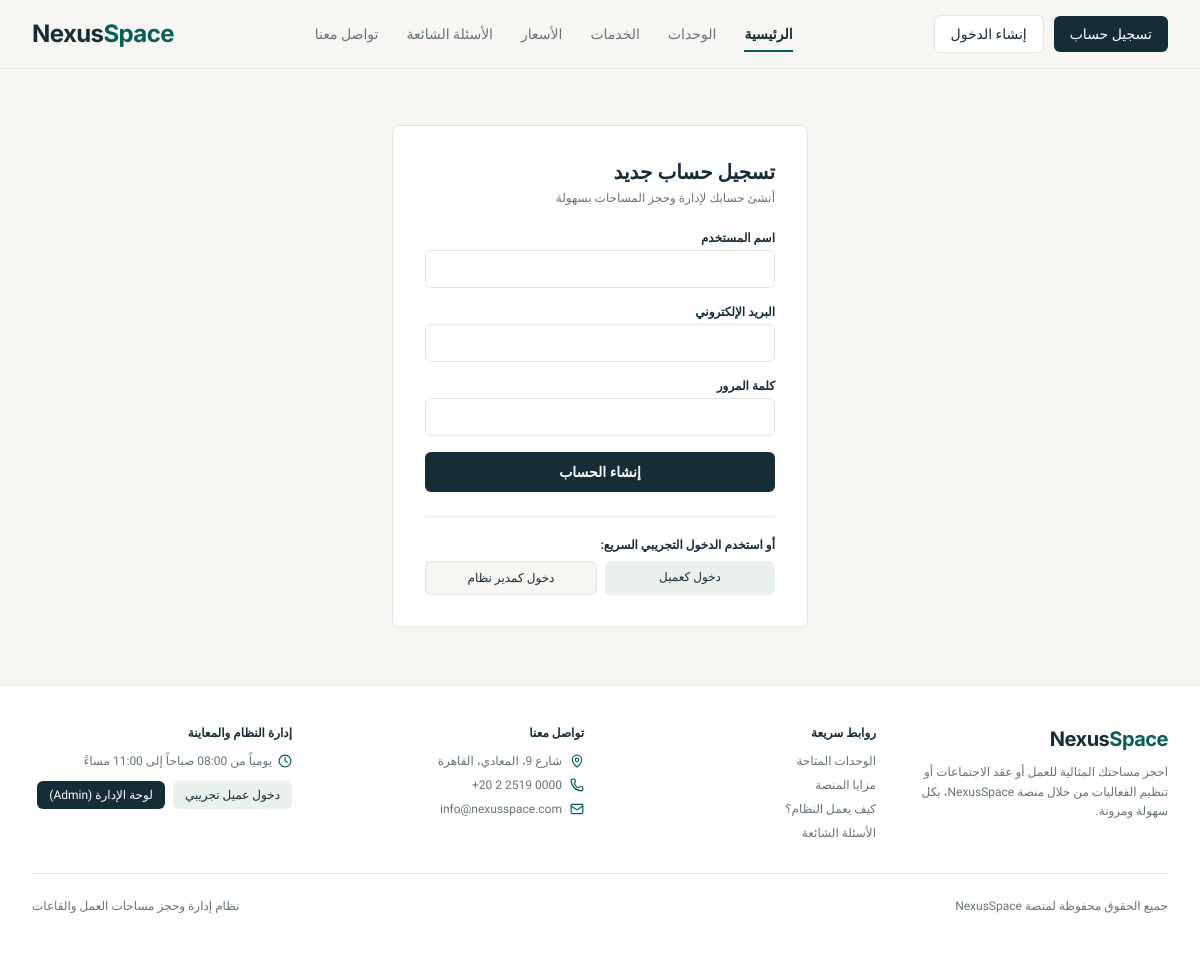
Screenshot of /register/ with the database file from the repository.
### apps/cms/models.py (models this page shows, shortened)
class SiteConfiguration(models.Model):
    site_name = models.CharField(max_length=100, default="NexusSpace", verbose_name="اسم المنصة")
    hero_title_line1 = models.CharField(max_length=150, default="مساحات عمل وقاعات", verbose_name="عنوان الواجهة (السطر الأول)")
    hero_title_line2 = models.CharField(max_length=150, default="بكل احترافية في مكان واحد", verbose_name="عنوان الواجهة (السطر الثاني)")
    hero_subtitle = models.TextField(
        default="احجز مساحتك المثالية للعمل أو عقد الاجتماعات أو تنظيم الفعاليات من خلال منصة NexusSpace، بكل سهولة ومرونة.",
        verbose_name="الوصف المختصر في الواجهة"
    )
    hero_image_url = models.URLField(
        default="https://images.unsplash.com/photo-1497366811353-6870744d04b2?auto=format&fit=crop&w=1400&q=85",
        verbose_name="صورة الواجهة الرئيسية (Hero)"
    )
    cta_banner_title = models.CharField(max_length=150, default="مساحتك المثالية بانتظارك", verbose_name="عنوان اللوحة الداكنة")
    cta_banner_subtitle = models.TextField(
        default="سواء كنت تعمل بمفردك أو مع فريقك، نحن نوفر لك المكان المناسب.",
        verbose_name="وصف اللوحة الداكنة"
    )
    contact_email = models.EmailField(default="info@nexusspace.com", verbose_name="البريد الإلكتروني")
    phone_number = models.CharField(max_length=30, default="+20 2 2519 0000", verbose_name="رقم الهاتف")
    address = models.CharField(max_length=250, default="شارع 9، المعادي، القاهرة", verbose_name="العنوان الفعلي")
    working_hours = models.CharField(max_length=100, default="يومياً من 08:00 صباحاً إلى 11:00 مساءً", verbose_name="ساعات العمل")
    class Meta:
        verbose_name = "إعدادات المنصة الأساسية"
        verbose_name_plural = "إعدادات المنصة الأساسية"

### apps/spaces/views.py (the view, shortened to what this page needs)
# urls.py: path('register/', views.register_view, name='register'),
def register_view(request):
    return render(request, 'spaces/auth.html', {'mode': 'register'})

### apps/cms/context_processors.py (called while the page is built)
def site_settings(request):
    config, _ = SiteConfiguration.objects.get_or_create(pk=1)
    return {'site_config': config}

### templates/spaces/auth.html (shortened to what this page needs)
{% extends 'base.html' %}
{% block content %}
<div class="max-w-md mx-auto px-4 py-14">
    <div class="bg-cardbg border border-borderline rounded-[8px] p-6 sm:p-8">
        <h1 class="text-xl font-bold text-primarytext mb-1">
            {% if mode == 'register' %}تسجيل حساب جديد{% else %}تسجيل الدخول{% endif %}
        </h1>
        <p class="text-xs text-secondarytext mb-6">
            {% if mode == 'register' %}أنشئ حسابك لإدارة وحجز المساحات بسهولة{% else %}ادخل إلى حسابك لمتابعة حجوزاتك{% endif %}
        </p>
        <form method="POST" class="space-y-4">
            <div>
                <label class="block text-xs font-semibold text-primarytext mb-1">اسم المستخدم</label>
                <input type="text" name="username" required class="w-full border border-borderline rounded-[6px] px-3 py-2 text-sm outline-none focus:border-petrol">
            </div>
            {% if mode == 'register' %}
            <div>
                <label class="block text-xs font-semibold text-primarytext mb-1">البريد الإلكتروني</label>
                <input type="email" name="email" required class="w-full border border-borderline rounded-[6px] px-3 py-2 text-sm outline-none focus:border-petrol">
            </div>
            {% endif %}
            <div>
                <label class="block text-xs font-semibold text-primarytext mb-1">كلمة المرور</label>
                <input type="password" name="password" required class="w-full border border-borderline rounded-[6px] px-3 py-2 text-sm outline-none focus:border-petrol">
            </div>
            <button type="submit" class="w-full bg-primarytext hover:bg-petrolhover text-white font-semibold text-sm py-2.5 rounded-[6px] transition duration-150">
                {% if mode == 'register' %}إنشاء الحساب{% else %}دخول{% endif %}
            </button>
        </form>
        <div class="mt-6 pt-5 border-t border-borderline text-xs text-secondarytext space-y-2">
            <div class="font-semibold text-primarytext mb-2">أو استخدم الدخول التجريبي السريع:</div>
            <div class="flex gap-2">
                <a href="{% url 'demo_login' 'client' %}" class="flex-1 text-center bg-iconbg hover:bg-petrol hover:text-white text-primarytext py-2 rounded-[6px] font-medium transition duration-150">دخول كعميل</a>
                <a href="{% url 'demo_login' 'admin' %}" class="flex-1 text-center bg-pagebg border border-borderline hover:border-petrol text-primarytext py-2 rounded-[6px] font-medium transition duration-150">دخول كمدير نظام</a>
            </div>
        </div>
    </div>
</div>
{% endblock %}

### templates/partials/footer.html
<footer id="footer-contact" class="bg-cardbg border-t border-borderline text-sm text-secondarytext">
    <div class="max-w-[1320px] mx-auto px-4 sm:px-6 lg:px-8 py-10">
        <div class="grid grid-cols-1 md:grid-cols-4 gap-8 pb-8 border-b border-borderline">
            <div class="space-y-2.5">
                <a href="{% url 'home' %}" dir="ltr" class="brand-en text-xl font-bold tracking-tight inline-block">
                    <span class="text-primarytext">Nexus</span><span class="text-petrol">Space</span>
                </a>
                <p class="text-xs leading-relaxed text-secondarytext">
                    {{ site_config.hero_subtitle }}
                </p>
            </div>
            <div>
                <h3 class="text-xs font-bold text-primarytext mb-3">روابط سريعة</h3>
                <ul class="space-y-2 text-xs">
                    <li><a href="{% url 'home' %}#spaces-section" class="hover:text-petrol">الوحدات المتاحة</a></li>
                    <li><a href="{% url 'home' %}#features-section" class="hover:text-petrol">مزايا المنصة</a></li>
                    <li><a href="{% url 'home' %}#how-it-works" class="hover:text-petrol">كيف يعمل النظام؟</a></li>
                    <li><a href="{% url 'home' %}#faq-section" class="hover:text-petrol">الأسئلة الشائعة</a></li>
                </ul>
            </div>
            <div>
                <h3 class="text-xs font-bold text-primarytext mb-3">تواصل معنا</h3>
                <ul class="space-y-2 text-xs">
                    <li class="flex items-center gap-2">
                        <i data-lucide="map-pin" class="w-3.5 h-3.5 text-petrol" aria-hidden="true"></i>
                        <span>{{ site_config.address }}</span>
                    </li>
                    <li class="flex items-center gap-2">
                        <i data-lucide="phone" class="w-3.5 h-3.5 text-petrol" aria-hidden="true"></i>
                        <span dir="ltr">{{ site_config.phone_number }}</span>
                    </li>
                    <li class="flex items-center gap-2">
                        <i data-lucide="mail" class="w-3.5 h-3.5 text-petrol" aria-hidden="true"></i>
                        <span>{{ site_config.contact_email }}</span>
                    </li>
                </ul>
            </div>
            <div>
                <h3 class="text-xs font-bold text-primarytext mb-3">إدارة النظام والمعاينة</h3>
                <p class="text-xs mb-3 flex items-center gap-1.5">
                    <i data-lucide="clock" class="w-3.5 h-3.5 text-petrol" aria-hidden="true"></i>
                    <span>{{ site_config.working_hours }}</span>
                </p>
                <div class="flex flex-wrap gap-2">
                    <a href="{% url 'demo_login' 'client' %}" class="text-xs bg-iconbg hover:bg-petrol hover:text-white text-primarytext px-3 py-1.5 rounded-[6px] font-medium transition duration-150">
                        دخول عميل تجريبي
                    </a>
                    <a href="{% url 'demo_login' 'admin' %}" class="text-xs bg-primarytext hover:bg-petrolhover text-white px-3 py-1.5 rounded-[6px] font-medium transition duration-150">
                        لوحة الإدارة (Admin)
                    </a>
                </div>
            </div>
        </div>
        <div class="pt-6 flex flex-wrap justify-between items-center text-xs text-secondarytext gap-4">
            <span>جميع الحقوق محفوظة لمنصة {{ site_config.site_name }}</span>
            <span>نظام إدارة وحجز مساحات العمل والقاعات</span>
        </div>
    </div>
</footer>

### templates/base.html (style rules this page uses)
body { font-family: 'IBM Plex Sans Arabic', sans-serif; background-color: #F7F6F2; color: #172D36; overflow-x: hidden; }
.brand-en { font-family: 'Inter', sans-serif; }

### rows the page displays
SiteConfiguration: hero_subtitle "احجز مساحتك المثالية للعمل أو عقد الاجتماعات أو تنظيم الفعاليات من خلال منصة NexusSpace، بكل سهولة ومرونة.", address "شارع 9، المعادي، القاهرة", phone_number "+20 2 2519 0000", contact_email "info@nexusspace.com", working_hours "يومياً من 08:00 صباحاً إلى 11:00 مساءً", site_name "NexusSpace"
